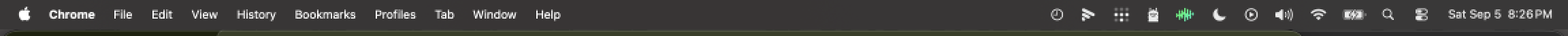
#> input picture docs/modes/mode-1-clock-visible.png, 3456 x 80 px (shown at 1/3 size)
$ python build-strip.py
#> lines starting #> are read from the running program, lines starting #| are printed output that depends on the picture
# █ dcj · dotcomjack.com · MIT
# Builds the five-mode comparison image from the raw menu bar captures.
#
# Each row is the SAME strip of the real menu bar, in one of Nocturne's five
# modes, captured on macOS 26.6.2 at 2x. Only the right-hand portion is kept:
# the left of the bar is app menus and carries no information about the clock.
#
# Deliberately no drop shadows or device frames. The thing being demonstrated
# is a 44pt difference in one corner, and chrome around it only competes.
from PIL import Image, ImageDraw, ImageFont

SCALE = 2                 # captures are Retina 2x
KEEP_RIGHT_PT = 620       # points of bar to keep, measured from the right edge
LABEL_W = 360             # label gutter, in output pixels
PAD = 28
GAP = 18
BG = (251, 250, 248)      # the site's warm paper
INK = (15, 15, 15)
SOFT = (107, 107, 107)
ACCENT = (140, 106, 47)

ROWS = [
    ("mode-1-clock-visible.png", "Clock visible", "normal macOS, 142pt"),
    ("mode-2-blind.png",         "Blind",         "analog dial, 44pt"),
    ("mode-3-gone.png",          "Gone",          "patched over, experimental"),
    ("mode-4-hide-everything.png", "Hide everything", "whole bar, minus its own icon"),
    ("mode-5-only-the-clock.png", "Only the clock", "whole bar, minus the clock"),
]


def font(size, bold=False):
    for p in (
        "/System/Library/Fonts/SFNSDisplay.ttf",
        "/System/Library/Fonts/Helvetica.ttc",
        "/Library/Fonts/Arial.ttf",
    ):
        try:
            return ImageFont.truetype(p, size, index=1 if bold and p.endswith("ttc") else 0)
        except OSError:
            continue
    return ImageFont.load_default()


crops = []
for fn, _, _ in ROWS:
    im = Image.open(fn).convert("RGB")
    keep = KEEP_RIGHT_PT * SCALE
    # Trim the bottom few pixels: the capture catches the top edge of whatever
    # window sits under the bar, which is not part of the menu bar.
    bar_h = int(im.height * 0.72)
#> bar_h = 57
    crops.append(im.crop((im.width - keep, 0, im.width, bar_h)))

row_w, row_h = crops[0].size
#> row_w = 1240; row_h = 57
out_w = LABEL_W + row_w + PAD * 2
#> out_w = 1656
out_h = PAD * 2 + row_h * len(ROWS) + GAP * (len(ROWS) - 1)
#> out_h = 413

out = Image.new("RGB", (out_w, out_h), BG)
d = ImageDraw.Draw(out)
f_name = font(30, bold=True)
f_note = font(23)

y = PAD
for (im, (_, name, note)) in zip(crops, ROWS):
    out.paste(im, (LABEL_W, y))
    d.rectangle([LABEL_W, y, LABEL_W + row_w - 1, y + row_h - 1], outline=(229, 225, 216))
    d.text((PAD, y + row_h // 2 - 30), name, font=f_name, fill=INK)
    d.text((PAD, y + row_h // 2 + 6), note, font=f_note, fill=SOFT)
    y += row_h + GAP
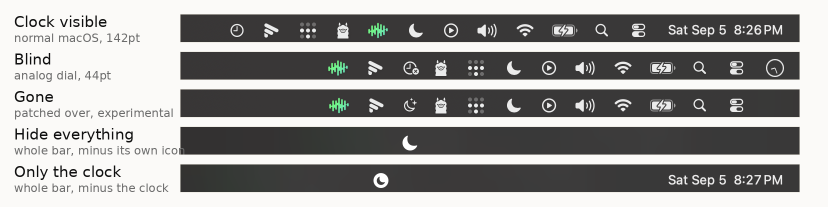
#> out: PIL image 1656x413 RGB (shown at 1/2 size); mean R, G, B 155.3, 154.5, 153.1

out.save("nocturne-modes.png")
print(f"wrote nocturne-modes.png  {out.width}x{out.height}")
#| wrote nocturne-modes.png  1656x413
